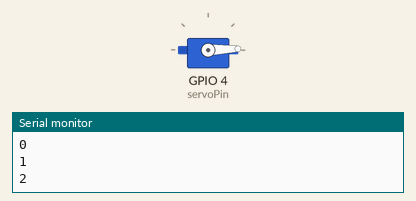
Recording of a sketch running on a simulated ESP32-S2. Shown: servo, the last lines printed to the serial monitor.

Above: at 0.05 s.
At 1.75 s:
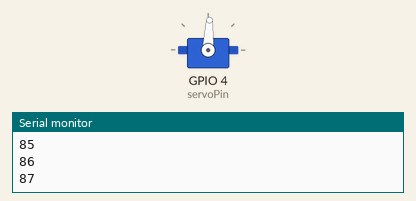
At 3.45 s:
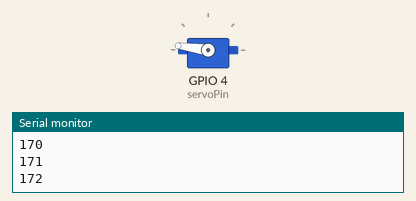
At 6.9 s:
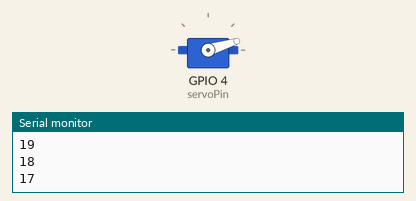
Timing chart, 0 to 9.4 s (numbered marks = the images above):
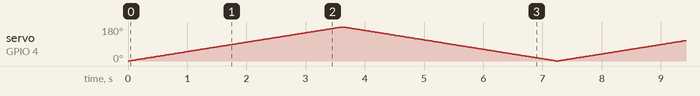

The sketch:

ts90a.ino
```cpp
//https://github.com/RoboticsBrno/ServoESP32
#include <Servo.h>
static const int servoPin = 4;
Servo servo1;
void setup() {
    Serial.begin(115200);
//    servo1.attach(servoPin);
    servo1.attach(servoPin,1,0,180,450,2350);//attach(int pin, int channel, int minAngle, int maxAngle, int minPulseWidth, int maxPulseWidth)
}
void loop() {
    for(int posDegrees = 0; posDegrees <= 180; posDegrees++) {
        servo1.write(posDegrees);
        Serial.println(posDegrees);
        delay(20);
    }
    for(int posDegrees = 180; posDegrees >= 0; posDegrees--) {
        servo1.write(posDegrees);
        Serial.println(posDegrees);
        delay(20);
    }
}


////https://github.com/madhephaestus/ESP32Servo
//#include <ESP32Servo.h>
//Servo myservo;  // create servo object to control a servo// 16 servo objects can be created on the ESP32
//int pos = 0;    // variable to store the servo position// Recommended PWM GPIO pins on the ESP32 include 2,4,12-19,21-23,25-27,32-33 // Possible PWM GPIO pins on the ESP32-S2: 0(used by on-board button),1-17,18(used by on-board LED),19-21,26,33-42
//int servoPin = 4;
//void setup() {
//  ESP32PWM::allocateTimer(0);// Allow allocation of all timers
//  ESP32PWM::allocateTimer(1);
//  ESP32PWM::allocateTimer(2);
//  ESP32PWM::allocateTimer(3);
//  myservo.setPeriodHertz(50);    // standard 50 hz servo
//  myservo.attach(servoPin, 450, 2350); // different servos may require different min/max settings  // for an accurate 0 to 180 sweep
//}
//void loop() {
//  for (pos = 0; pos <= 180; pos += 1) { // goes from 0 degrees to 180 degrees
//    myservo.write(pos);    // tell servo to go to position in variable 'pos'
//    Serial.println(pos);
//    delay(20);             // waits 15ms for the servo to reach the position
//  }
//  for (pos = 180; pos >= 0; pos -= 1) { // goes from 180 degrees to 0 degrees
//    myservo.write(pos);    // tell servo to go to position in variable 'pos'
//    Serial.println(pos);
//    delay(20);             // waits 15ms for the servo to reach the position
//  }
//}
```
